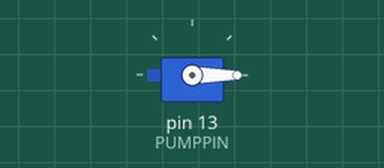
The sketch below on a simulated Arduino Leonardo, built with avr-gcc and run on an emulated ATmega32U4. Shown: servo. At 80.0 s the program stops and its outputs stay as they are.

Above: at 0.1 s.
At 80.1 s:
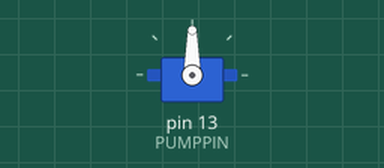
Timing chart, 0 to 81.5 s (numbered marks = the images above):
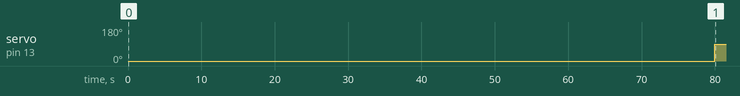

The sketch:

pump_in_iron.ino
```cpp
// #include <Servo.h>

// Servo pump;

// #define PUMPPIN 13  // Use 9 or another pin if 13 causes issues
// #define RUN_TIME_MS 80000
// #define LOG_INTERVAL_MS 1000

// void setup() {
//   delay(2000);
//   Serial.begin(9600);
//   while (!Serial);  // Wait for serial connection (especially useful for Leonardo/Micro)

//   pump.attach(PUMPPIN);
//   pump.write(0);  // Start the pump
//   Serial.println("🚰 Pump started.");

//   unsigned long startTime = millis();
//   while (millis() - startTime < RUN_TIME_MS) {
//     int secondsLeft = (RUN_TIME_MS - (millis() - startTime)) / 1000;
//     Serial.print("⏳ Seconds left: ");
//     Serial.println(secondsLeft);
//     delay(LOG_INTERVAL_MS);
//   }

//   pump.write(90);  // Stop the pump
//   Serial.println("✅ Pump stopped.");
// }

// void loop() {
//   // Freeze execution to keep the pump stopped
//   while (true) {}
// }

#include <Servo.h>

Servo pump;

#define PUMPPIN 13
#define RUN_TIME_MS 80000

void setup() {
  pump.attach(PUMPPIN);       // Attach the pump control pin
}

void loop() {
  pump.write(0);
  delay(RUN_TIME_MS);
  pump.write(90);             // Stop the pump (90°)
  while (true) {
    // Do nothing, permanently stop the pump
  }
}
```

Measured:
- by itself, servo on pin 13 (PUMPPIN): 0° → 90° at 80.0 s
